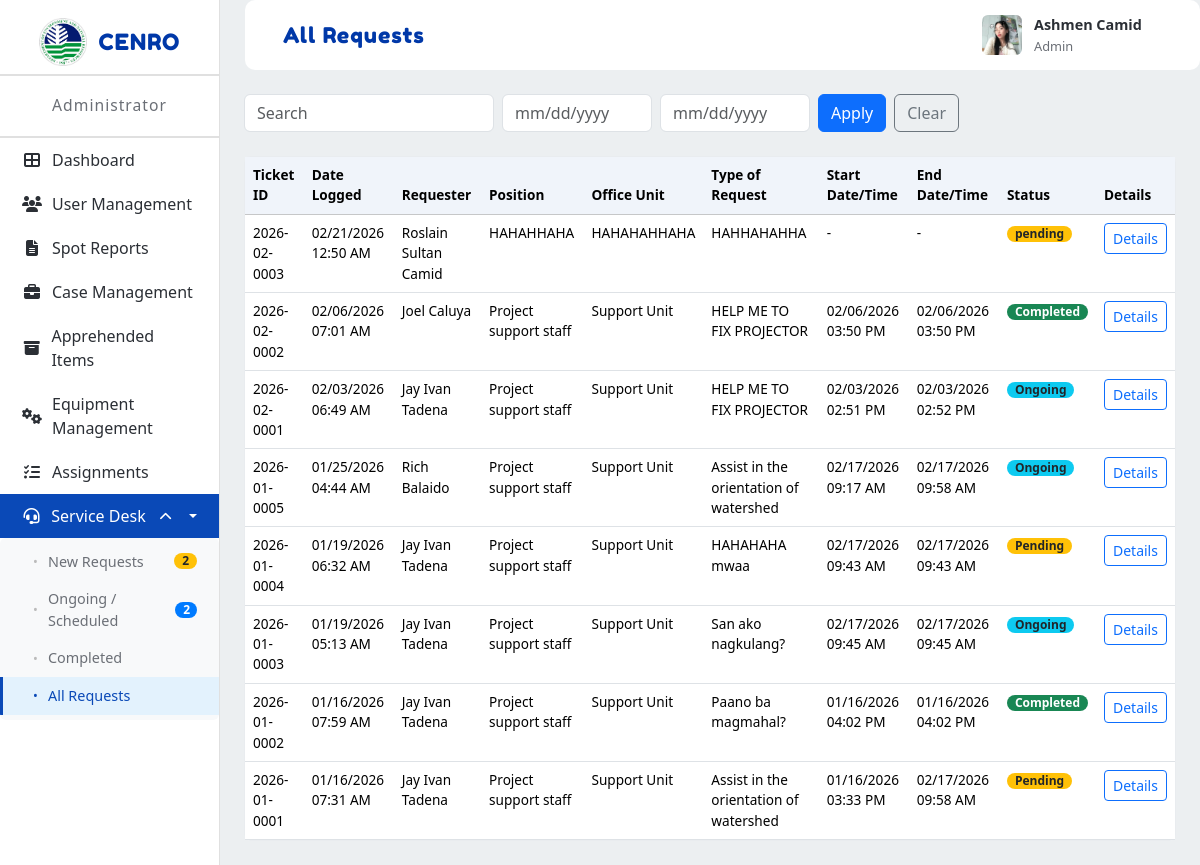
The page /prototype/app/modules/admin/views/all_requests.php (signed in) on the database its author committed.
### tables this page shows
CREATE TABLE `users` (
  `id` int(11) NOT NULL,
  `email` varchar(255) NOT NULL,
  `password_hash` varchar(255) NOT NULL,
  `full_name` varchar(255) NOT NULL,
  `contact_number` varchar(20) DEFAULT NULL,
  `office_unit` varchar(255) DEFAULT NULL,
  `profile_picture` varchar(255) DEFAULT NULL,
  `role` enum('Admin','Enforcement Officer','Enforcer','Property Custodian','Office Staff') NOT NULL,
  `status` tinyint(1) DEFAULT 1,
  `created_at` timestamp NOT NULL DEFAULT current_timestamp(),
  `updated_at` timestamp NOT NULL DEFAULT current_timestamp() ON UPDATE current_timestamp(),
  `last_login` timestamp NULL DEFAULT NULL,
  `position` varchar(100) DEFAULT NULL
);

CREATE TABLE `service_requests` (
  `id` int(10) UNSIGNED NOT NULL,
  `ticket_no` varchar(64) NOT NULL,
  `ticket_date` date NOT NULL,
  `requester_name` varchar(255) DEFAULT NULL,
  `requester_position` varchar(150) DEFAULT NULL,
  `requester_office` varchar(150) DEFAULT NULL,
  `requester_division` varchar(150) DEFAULT NULL,
  `requester_phone` varchar(50) DEFAULT NULL,
  `requester_email` varchar(150) DEFAULT NULL,
  `request_type` varchar(150) DEFAULT NULL,
  `request_description` text DEFAULT NULL,
  `feedback_rating` varchar(50) DEFAULT NULL,
  `requester_signature_path` varchar(255) DEFAULT NULL,
  `auth1_name` varchar(255) DEFAULT NULL,
  `auth1_position` varchar(150) DEFAULT NULL,
  `auth1_date` date DEFAULT NULL,
  `auth1_signature_path` varchar(255) DEFAULT NULL,
  `auth2_name` varchar(255) DEFAULT NULL,
  `auth2_position` varchar(150) DEFAULT NULL,
  `auth2_date` date DEFAULT NULL,
  `auth2_signature_path` varchar(255) DEFAULT NULL,
  `status` varchar(50) NOT NULL DEFAULT 'open',
  `created_by` int(11) DEFAULT NULL,
  `created_at` timestamp NOT NULL DEFAULT current_timestamp(),
  `updated_at` timestamp NULL DEFAULT NULL ON UPDATE current_timestamp(),
  `ack_signature_path` text DEFAULT NULL,
  `acknowledged_at` datetime DEFAULT NULL,
  `acknowledged_by_name` varchar(191) DEFAULT NULL,
  `acknowledged_by` varchar(150) DEFAULT NULL,
  `rating` varchar(32) DEFAULT NULL,
  `rating_comment` text DEFAULT NULL,
  `rated_at` datetime DEFAULT NULL
);

CREATE TABLE `service_request_actions` (
  `id` int(10) UNSIGNED NOT NULL,
  `service_request_id` int(10) UNSIGNED NOT NULL,
  `action_date` date DEFAULT NULL,
  `action_time` time DEFAULT NULL,
  `action_details` text DEFAULT NULL,
  `action_staff_id` int(11) DEFAULT NULL,
  `action_signature_path` varchar(255) DEFAULT NULL,
  `created_at` timestamp NOT NULL DEFAULT current_timestamp(),
  `updated_at` timestamp NULL DEFAULT NULL ON UPDATE current_timestamp()
);

### prototype/app/modules/admin/views/all_requests.php (the view, shortened to what this page needs)
<!DOCTYPE html>
<html lang="en">
<head>
  <link href="https://cdn.jsdelivr.net/npm/bootstrap@5.3.2/dist/css/bootstrap.min.css" rel="stylesheet">
  <link rel="stylesheet" href="https://cdn.jsdelivr.net/npm/bootstrap-icons@1.11.1/font/bootstrap-icons.css">
  <link rel="stylesheet" href="../../../../public/assets/css/modules/admin/common.css">
  <link rel="stylesheet" href="../../../../public/assets/css/modules/admin/service-desk.css">
  <link rel="stylesheet" href="https://cdnjs.cloudflare.com/ajax/libs/font-awesome/6.4.2/css/all.min.css">
  <link rel="stylesheet" href="https://cdn.jsdelivr.net/npm/flatpickr/dist/flatpickr.min.css">
</head>
<body>
  <div class="layout">
    <nav class="sidebar" role="navigation" aria-label="Main sidebar">
      <div class="sidebar-logo">
        <img src="../../../../public/assets/images/denr-logo.png" alt="DENR Logo">
        <span>CENRO</span>
      </div>
      <div class="sidebar-role">Administrator</div>
      <nav class="sidebar-nav" aria-label="Sidebar menu">
        <ul>
          <li><a href="dashboard.php"><i class="fa fa-th-large"></i> Dashboard</a></li>
          <li><a href="user_management.php"><i class="fa fa-users"></i> User Management</a></li>
          <li><a href="spot_reports.php"><i class="fa fa-file-text"></i> Spot Reports</a></li>
          <li><a href="case_management.php"><i class="fa fa-briefcase"></i> Case Management</a></li>
          <li><a href="apprehended_items.php"><i class="fa fa-archive"></i> Apprehended Items</a></li>
          <li><a href="equipment_management.php"><i class="fa fa-cogs"></i> Equipment Management</a></li>
          <li><a href="assignments.php"><i class="fa fa-tasks"></i> Assignments</a></li>
          <li class="dropdown active">
            <a href="#" class="dropdown-toggle active" id="serviceDeskToggle" data-target="serviceDeskMenu">
              <i class="fa fa-headset"></i> Service Desk
              <i class="fa fa-chevron-down dropdown-arrow rotated"></i>
            </a>
            <ul class="dropdown-menu show" id="serviceDeskMenu">
              <li><a href="new_requests.php">New Requests <span class="badge">2</span></a></li>
              <li><a href="ongoing_scheduled.php">Ongoing / Scheduled <span class="badge badge-blue">2</span></a></li>
              <li><a href="completed.php">Completed</a></li>
              <li class="active"><a href="all_requests.php">All Requests</a></li>
            </ul>
          </li>
          <li><a href="statistical_report.php"><i class="fa fa-chart-bar"></i> Statistical Report</a></li>
        </ul>
      </nav>
    </nav>
    <div class="main">
      <div class="topbar">
        <div class="topbar-card">
          <div class="topbar-title">All Requests</div>
          <?php include __DIR__ . '/../../shared/views/topbar_profile.php'; ?>
        </div>
      </div>
      <div class="main-content">
        <div class="container-fluid p-4">
          <div class="row mb-4">
            <div class="col-12">
              <div class="d-flex gap-2 align-items-center">
                <input type="text" class="form-control" placeholder="Search" style="width: 250px;">
                <input type="text" id="date_from" class="form-control date-picker" placeholder="mm/dd/yyyy" style="width: 150px;" autocomplete="off">
                <input type="text" id="date_to" class="form-control date-picker" placeholder="mm/dd/yyyy" style="width: 150px;" autocomplete="off">
                <button id="applyFilter" class="btn btn-primary">Apply</button>
                <button id="clearFilter" class="btn btn-outline-secondary">Clear</button>
              </div>
            </div>
          </div>
          <div class="card">
            <div class="card-body p-0">
              <div class="table-responsive">
                <table id="allRequestsTable" class="table table-sm table-hover mb-0" style="font-size: 0.85rem;">
                  <thead class="table-light">
                    <tr>
                      <th style="padding: 8px;">Ticket ID</th>
                      <th style="padding: 8px;">Date Logged</th>
                      <th style="padding: 8px;">Requester</th>
                      <th style="padding: 8px;">Position</th>
                      <th style="padding: 8px;">Office Unit</th>
                      <th style="padding: 8px;">Type of Request</th>
                      <th style="padding: 8px;">Start Date/Time</th>
                      <th style="padding: 8px;">End Date/Time</th>
                      <th style="padding: 8px;">Status</th>
                      <th style="padding: 8px;">Details</th>
                    </tr>
                  </thead>
                  <tbody>
                    <?php
                    require_once __DIR__ . '/../../../config/db.php';
                    if (isset($pdo) && is_object($pdo)) {
                      try { $pdo->setAttribute(PDO::ATTR_ERRMODE, PDO::ERRMODE_EXCEPTION); } catch (Exception $e) {}
                    }
                    $requests = [];
                    try {
                      $stmt = $pdo->query('SELECT * FROM service_requests ORDER BY created_at DESC');
                      $requests = $stmt->fetchAll(PDO::FETCH_ASSOC);
                    } catch (Exception $e) {
                      error_log('all_requests fetch error: ' . $e->getMessage());
                      $requests = [];
                    }
                    try {
                      $earliestStmt = $pdo->prepare("SELECT action_date, action_time FROM service_request_actions WHERE service_request_id = :id AND action_date IS NOT NULL ORDER BY action_date ASC, action_time ASC LIMIT 1");
                      $latestStmt = $pdo->prepare("SELECT action_date, action_time FROM service_request_actions WHERE service_request_id = :id ORDER BY id DESC LIMIT 1");
                    } catch (Exception $e) {
                      error_log('prepare action stmts error: ' . $e->getMessage());
                      $earliestStmt = $latestStmt = null;
                    }
                    if (!empty($requests)):
                      foreach ($requests as $r):
                    ?>
                      <tr>
                        <td style="padding:8px;"><?php echo htmlspecialchars($r['ticket_no'] ?? $r['id'] ?? ''); ?></td>
                        <td style="padding:8px;"><?php echo !empty($r['created_at']) ? date('m/d/Y h:i A', strtotime($r['created_at'])) : ''; ?></td>
                        <td style="padding:8px;"><?php echo htmlspecialchars($r['requester_name'] ?? ''); ?></td>
                        <td style="padding:8px;"><?php echo htmlspecialchars($r['requester_position'] ?? ''); ?></td>
                        <td style="padding:8px;"><?php echo htmlspecialchars($r['requester_office'] ?? ''); ?></td>
                        <td style="padding:8px;"><?php echo htmlspecialchars($r['devices'] ?? $r['request_type'] ?? ''); ?></td>
                        <?php
                          $start = '-';
                          $end = '-';
                          if (isset($earliestStmt) && $earliestStmt) {
                            try {
                              $earliestStmt->execute(['id' => $r['id']]);
                              $er = $earliestStmt->fetch(PDO::FETCH_ASSOC);
                              if (!empty($er) && !empty($er['action_date'])) {
                                $start = $er['action_date'];
                                if (!empty($er['action_time'])) {
                                  $t_ts = strtotime($er['action_time']);
                                  $t_disp = $t_ts !== false ? date('h:i A', $t_ts) : $er['action_time'];
                                  $start .= ' ' . $t_disp;
                                }
                              } elseif (!empty($r['start_datetime'])) {
                                $start = $r['start_datetime'];
                              }
                            } catch (Exception $e) { error_log('earliest fetch error: ' . $e->getMessage()); }
                          } else {
                            if (!empty($r['start_datetime'])) $start = $r['start_datetime'];
                          }
                          if (isset($latestStmt) && $latestStmt) {
                            try {
                              $latestStmt->execute(['id' => $r['id']]);
                              $le = $latestStmt->fetch(PDO::FETCH_ASSOC);
                              if (!empty($le)) {
                                $ad = $le['action_date'] ?? '';
                                $at = $le['action_time'] ?? '';
                                if ($ad !== '' || $at !== '') {
                                  $end = trim(($ad !== '' ? $ad : '') . (!empty($at) ? ' ' . $at : ''));
                                } elseif (!empty($r['updated_at'])) {
                                  $end = $r['updated_at'];
                                }
                              } elseif (!empty($r['updated_at'])) {
                                $end = $r['updated_at'];
                              }
                            } catch (Exception $e) { error_log('latest fetch error: ' . $e->getMessage()); }
                          } else {
                            if (!empty($r['updated_at'])) $end = $r['updated_at'];
                          }
                          $displayStart = ($start !== '-' && strtotime($start) !== false) ? date('m/d/Y h:i A', strtotime($start)) : $start;
                          $displayEnd = ($end !== '-' && strtotime($end) !== false) ? date('m/d/Y h:i A', strtotime($end)) : $end;
                        ?>
                        <td style="padding:8px;"><?php echo htmlspecialchars($displayStart); ?></td>
                        <td style="padding:8px;"><?php echo htmlspecialchars($displayEnd); ?></td>
                        <td style="padding:8px; font-weight:600;">
                          <?php
                            $st = $r['status'] ?? '';
                            $s = strtolower(trim($st));
                            $badgeClass = 'badge bg-light text-dark';
                            if ($s === 'pending' || $s === 'open') {
                              $badgeClass = 'badge bg-warning text-dark';
                            } elseif ($s === 'ongoing' || $s === 'scheduled') {
                              $badgeClass = 'badge bg-info text-dark';
                            } elseif ($s === 'completed') {
                              $badgeClass = 'badge bg-success text-white';
                            } elseif (in_array($s, ['closed', 'cancelled', 'rejected', 'declined'])) {
                              $badgeClass = 'badge bg-secondary text-white';
                            }
                          ?>
                          <span class="<?php echo htmlspecialchars($badgeClass, ENT_QUOTES, 'UTF-8'); ?>"><?php echo htmlspecialchars($st); ?></span>
                        </td>
                        <td style="padding:8px;"><a href="request_details.php?id=<?php echo urlencode($r['id'] ?? $r['ticket_no']); ?>" class="btn btn-sm btn-outline-primary">Details</a></td>
                      </tr>
                    <?php
                      endforeach;
                    else:
                    ?>
                      <tr>
                        <td colspan="10" class="text-center py-3">No requests found.</td>
                      </tr>
                    <?php endif; ?>
                  </tbody>
                </table>
              </div>
            </div>
          </div>
        </div>
      </div>
    </div>
  </div>
</body>
</html>

### prototype/app/modules/shared/views/topbar_profile.php (shortened to what this page needs)
<?php
require_once __DIR__ . '/../../../../app/config/db.php';
$topImg = '../../../../public/assets/images/default-avatar.png';
$topName = 'Guest';
$topRole = 'User';
$sessionUserId = $_SESSION['uid'] ?? $_SESSION['id'] ?? null;
$sessionUserEmail = $_SESSION['email'] ?? null;
try {
  $r = null;
  if (!empty($sessionUserId)) {
    $stmt = $pdo->prepare('SELECT id, full_name, profile_picture, role FROM users WHERE id = ? LIMIT 1');
    $stmt->execute([$sessionUserId]);
    $r = $stmt->fetch();
  } elseif (!empty($sessionUserEmail)) {
    $stmt = $pdo->prepare('SELECT id, full_name, profile_picture, role FROM users WHERE email = ? LIMIT 1');
    $stmt->execute([$sessionUserEmail]);
    $r = $stmt->fetch();
  }
  if (!empty($r)) {
    if (!empty($r['full_name'])) {
      $parts = preg_split('/\s+/', trim($r['full_name']));
      if (count($parts) === 1) {
        $topName = $parts[0];
      } else {
        $topName = $parts[0] . ' ' . $parts[count($parts) - 1];
      }
    } else {
      $topName = $topName;
    }
    $topRole = !empty($r['role']) ? $r['role'] : $topRole;
    if (!empty($r['profile_picture'])) {
      $stored = ltrim($r['profile_picture'], '/');
      $fsPath = __DIR__ . '/../../../../' . $stored;
      if (file_exists($fsPath)) {
        $topImg = '../../../../' . $stored;
      }
    }
  }
} catch (Exception $e) {
}
?>
<div class="topbar-profile-card" id="profileCard">
  <img src="<?php echo htmlspecialchars($topImg); ?>" alt="Profile" class="topbar-profile-img" id="profileImg">
  <div class="topbar-profile-info">
    <span class="name"><?php echo htmlspecialchars($topName); ?></span>
    <span class="role"><?php echo htmlspecialchars($topRole); ?></span>
  </div>
</div>

### rows shown on the page
users: profile_picture (picture), full_name "Ashmen Camid", role "Admin"
service_requests: ticket_no "2026-02-0003", created_at "02/21/2026 12:50 AM", requester_name "Roslain Sultan Camid", requester_position "HAHAHHAHA", requester_office "HAHAHAHHAHA", request_type "HAHHAHAHHA", displayStart "-", displayEnd "-", status "pending"
service_requests: ticket_no "2026-02-0002", created_at "02/06/2026 07:01 AM", requester_name "Joel Caluya", requester_position "Project support staff", requester_office "Support Unit", request_type "HELP ME TO FIX PROJECTOR", service_request_actions.action_date+action_time "02/06/2026 03:50 PM", status "Completed"
service_requests: ticket_no "2026-02-0001", created_at "02/03/2026 06:49 AM", requester_name "Jay Ivan Tadena", requester_position "Project support staff", requester_office "Support Unit", request_type "HELP ME TO FIX PROJECTOR", service_request_actions.action_date+action_time "02/03/2026 02:51 PM", service_request_actions.action_date+action_time "02/03/2026 02:52 PM", status "Ongoing"
service_requests: ticket_no "2026-01-0005", created_at "01/25/2026 04:44 AM", requester_name "Rich Balaido", requester_position "Project support staff", requester_office "Support Unit", request_type "Assist in the orientation of watershed", service_request_actions.action_date+action_time "02/17/2026 09:17 AM", service_request_actions.action_date+action_time "02/17/2026 09:58 AM", status "Ongoing"
service_requests: ticket_no "2026-01-0004", created_at "01/19/2026 06:32 AM", requester_name "Jay Ivan Tadena", requester_position "Project support staff", requester_office "Support Unit", request_type "HAHAHAHA mwaa", service_request_actions.action_date+action_time "02/17/2026 09:43 AM", status "Pending"
service_requests: ticket_no "2026-01-0003", created_at "01/19/2026 05:13 AM", requester_name "Jay Ivan Tadena", requester_position "Project support staff", requester_office "Support Unit", request_type "San ako nagkulang?", service_request_actions.action_date+action_time "02/17/2026 09:45 AM", status "Ongoing"
service_requests: ticket_no "2026-01-0002", created_at "01/16/2026 07:59 AM", requester_name "Jay Ivan Tadena", requester_position "Project support staff", requester_office "Support Unit", request_type "Paano ba magmahal?", service_request_actions.action_date+action_time "01/16/2026 04:02 PM", status "Completed"
service_requests: ticket_no "2026-01-0001", created_at "01/16/2026 07:31 AM", requester_name "Jay Ivan Tadena", requester_position "Project support staff", requester_office "Support Unit", request_type "Assist in the orientation of watershed", service_request_actions.action_date+action_time "01/16/2026 03:33 PM", service_request_actions.action_date+action_time "02/17/2026 09:58 AM", status "Pending"
